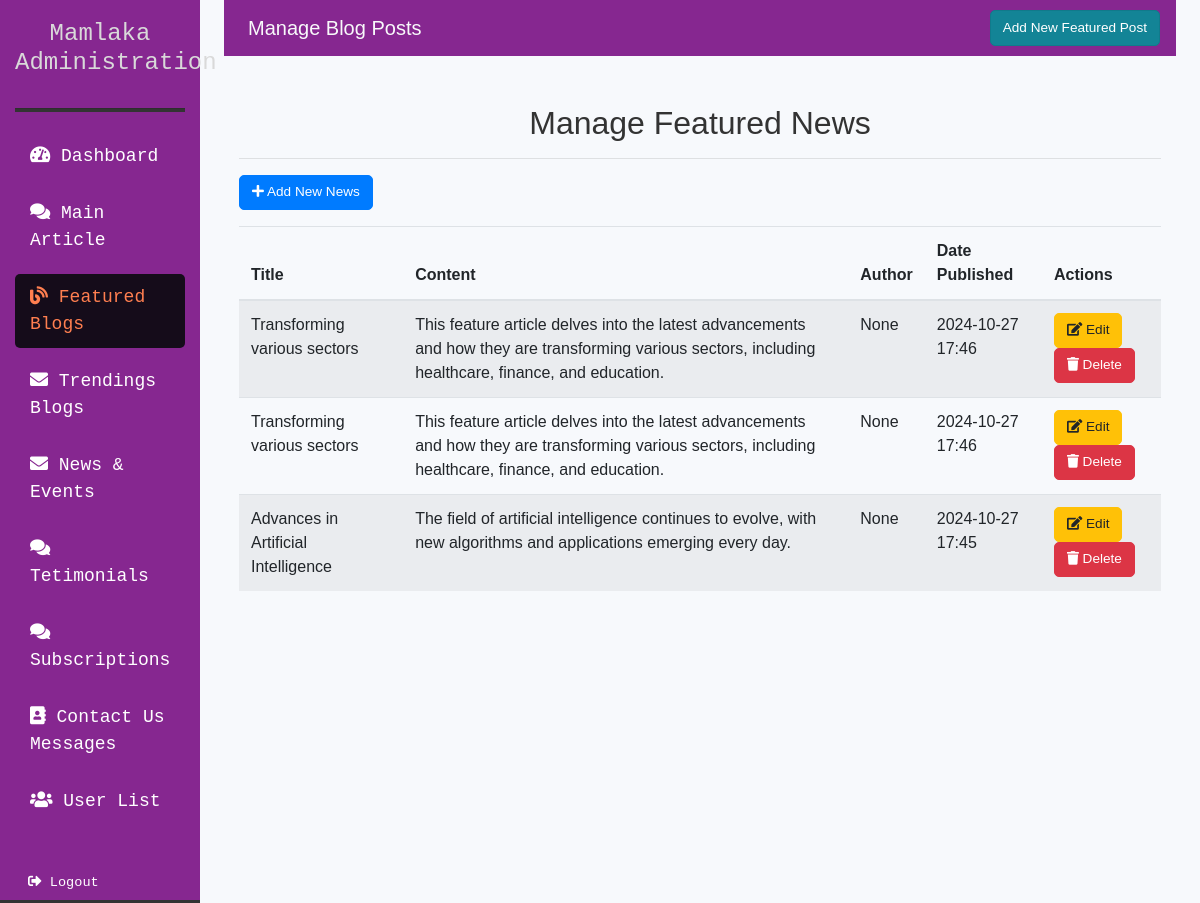
The app's page / (signed in), older data.
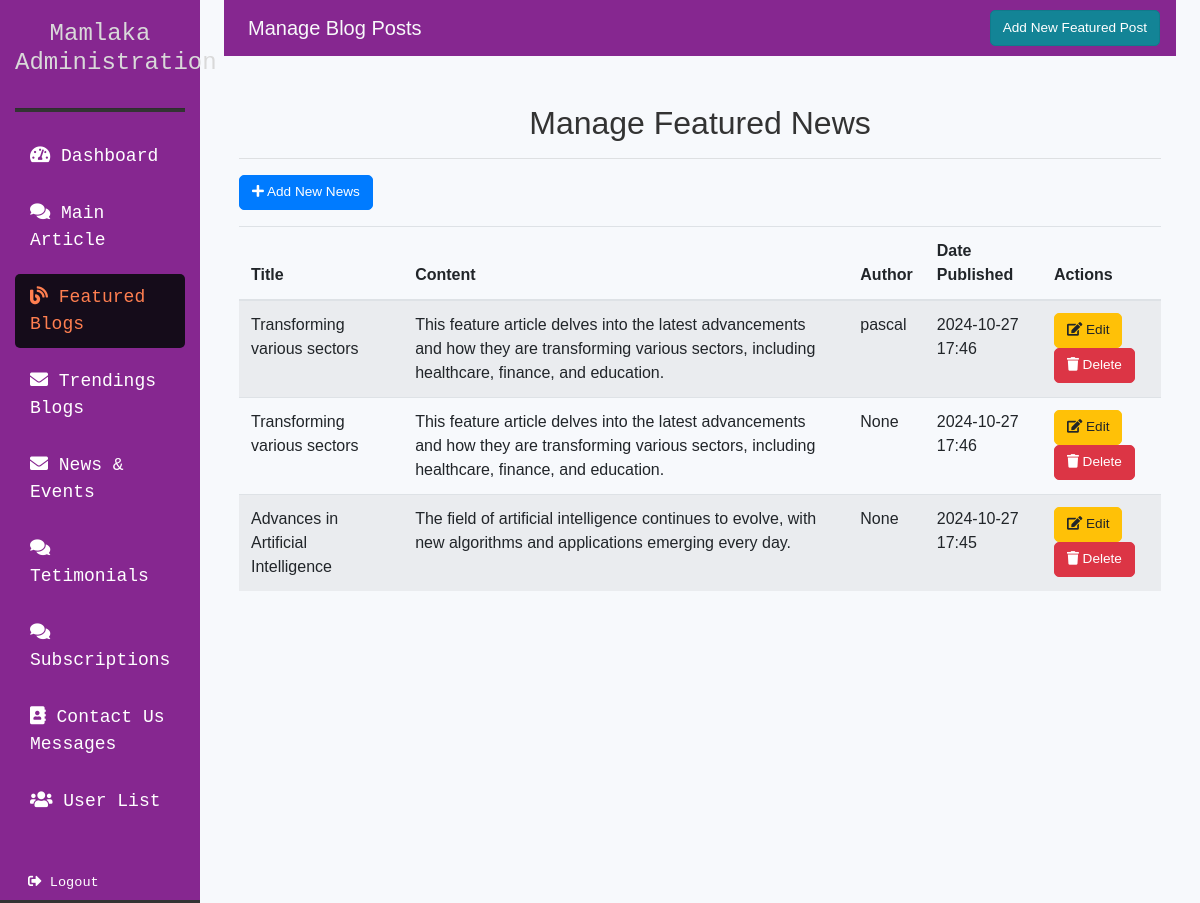
The same page, newer data.
### blog/models_backup.py (models this page shows, shortened)
class FeatureNews(models.Model):
    title = models.CharField(max_length=255)
    subtitle = models.CharField(max_length=255, null=True, blank=True)
    image = models.ImageField(upload_to='feature_news/', null=True, blank=True)
    description = models.TextField()
    additional_images = models.ImageField(upload_to='feature_news/images/', null=True, blank=True)
    video = models.FileField(upload_to='videos/', null=True, blank=True)  # Update field name and type
    created_at = models.DateTimeField(auto_now_add=True)
    author = models.ForeignKey(User, on_delete=models.CASCADE, related_name='feature_news', null=True, blank=True)  # Author field

### blog/template_views.py (the view)
# urls.py: path('', template_views.FeatureNewsListView.as_view(), name='feature_news_list'),
@method_decorator(login_required(login_url='/accounts/login/'), name='dispatch')
class FeatureNewsListView(ListView):
    model = FeatureNews
    template_name = 'feature_news_list.html'
    context_object_name = 'feature_news'
    def get_queryset(self):
        return FeatureNews.objects.order_by('-id')

### templates/feature_news_list.html (shortened to what this page needs)
{% extends "base.html" %}
{% block content %}
<div class="container mt-5">
    <h2 class="text-center">Manage Featured News</h2>
    <hr>
    <div class="text-end mb-3">
        <a href="{% url 'feature_news_create' %}" class="btn btn-primary">
            <i class="fas fa-plus"></i> Add New News
        </a>
    </div>
    <table class="table table-striped table-hover">
        <thead>
            <tr>
                <th>Title</th>
                <th>Content</th>
                <th>Author</th>
                <th>Date Published</th>
                <th>Actions</th>
            </tr>
        </thead>
        <tbody>
            {% for news in feature_news %}
                <tr>
                    <td>{{ news.title }}</td>
                    <td>{{ news.description }}</td>
                    <td>{{ news.author }}</td>
                    <td>{{ news.created_at|date:"Y-m-d H:i" }}</td>
                    <td>
                        <a href="{% url 'feature_news_update' news.id %}" class="btn btn-sm btn-warning">
                            <i class="fas fa-edit"></i> Edit
                        </a>
                        <form action="{% url 'feature_news_delete' news.id %}" method="post" style="display:inline;">
                            <button type="submit" class="btn btn-sm btn-danger" onclick="return confirm('Are you sure you want to delete this news?');">
                                <i class="fas fa-trash"></i> Delete
                            </button>
                        </form>
                    </td>
                </tr>
            {% empty %}
                <tr>
                    <td colspan="4" class="text-center">No featured news available.</td>
                </tr>
            {% endfor %}
        </tbody>
    </table>
</div>
{% endblock content %}

Row changes from the older to the newer data that the page shows:
changed FeatureNews: author "None" → "pascal"
